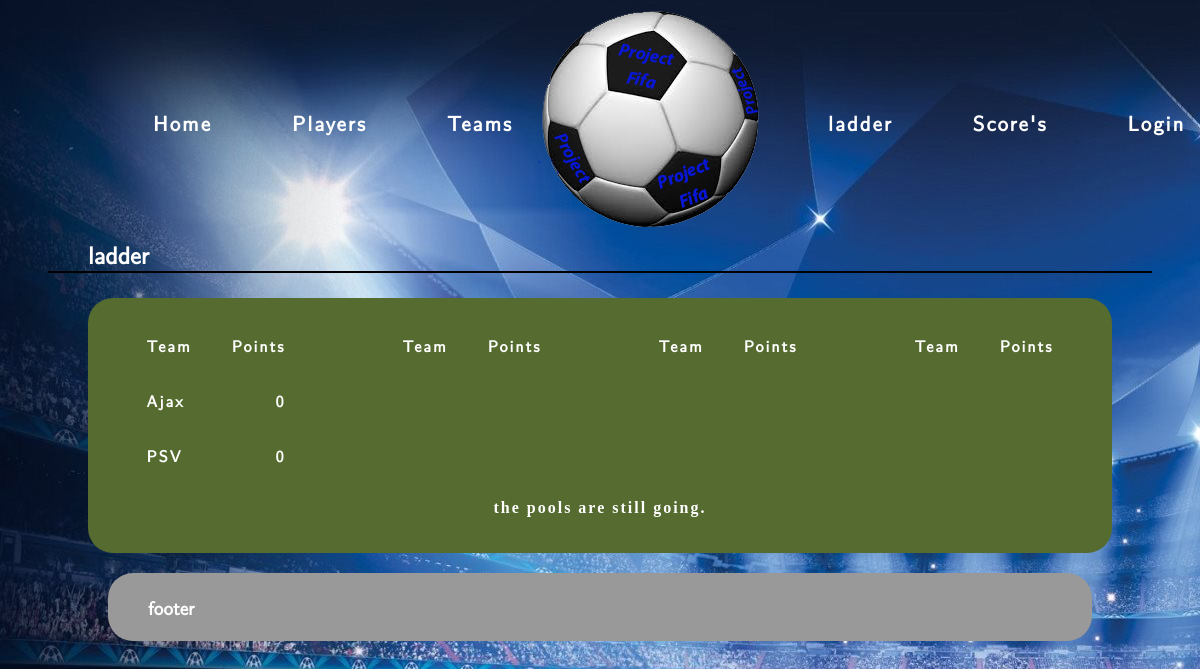
Screenshot of /root/public/ladder.php with the database file from the repository.
### tables this page shows
CREATE TABLE `tbl_teams` (
  `id` int(11) UNSIGNED NOT NULL,
  `poule_id` int(11) NOT NULL DEFAULT '1',
  `name` varchar(255) NOT NULL,
  `wins` int(10) NOT NULL DEFAULT '0',
  `losses` int(10) NOT NULL DEFAULT '0',
  `draws` int(10) NOT NULL DEFAULT '0',
  `points` int(10) NOT NULL DEFAULT '0',
  `created_at` datetime NOT NULL DEFAULT CURRENT_TIMESTAMP,
  `deleted_at` datetime DEFAULT NULL
);

### root/app/pools/PoolManager.php (the view, shortened to what this page needs)
<?php
function printPool($poolNumber)
{
    $poolTeams = fetchPool($poolNumber);
    foreach ($poolTeams as $poolTeam)
    {
        echo "<li class='column-spred'><p>".$poolTeam['name']."</p><p>".$poolTeam['points']."</p></li>";
    }
}
function fetchPool($poolNumber)
{
    $dbc = Connect();
    $sql = "SELECT `name`,`points` FROM `tbl_teams` WHERE `poule_id` =".$poolNumber;
    $poolTeams = $dbc->query($sql)->fetchAll(\PDO::FETCH_ASSOC);
    return $poolTeams;
}

### root/public/css/stylesheet.css (style rules this page uses)
html { font-size: 16px; }
li { list-style: none; font-family: 'LMSR'; }
p, label, li, a { color: #ffffff; font-weight: bold; letter-spacing: 2px; margin-left: 20px; margin-right: 20px; }
.column-spred { display: flex; justify-content: space-between; }
html { background-image: url("../img/background.jpg"); background-repeat: no-repeat; background-attachment: fixed; }

### rows the page displays
tbl_teams: name "Ajax", points "0"
tbl_teams: name "PSV", points "0"
